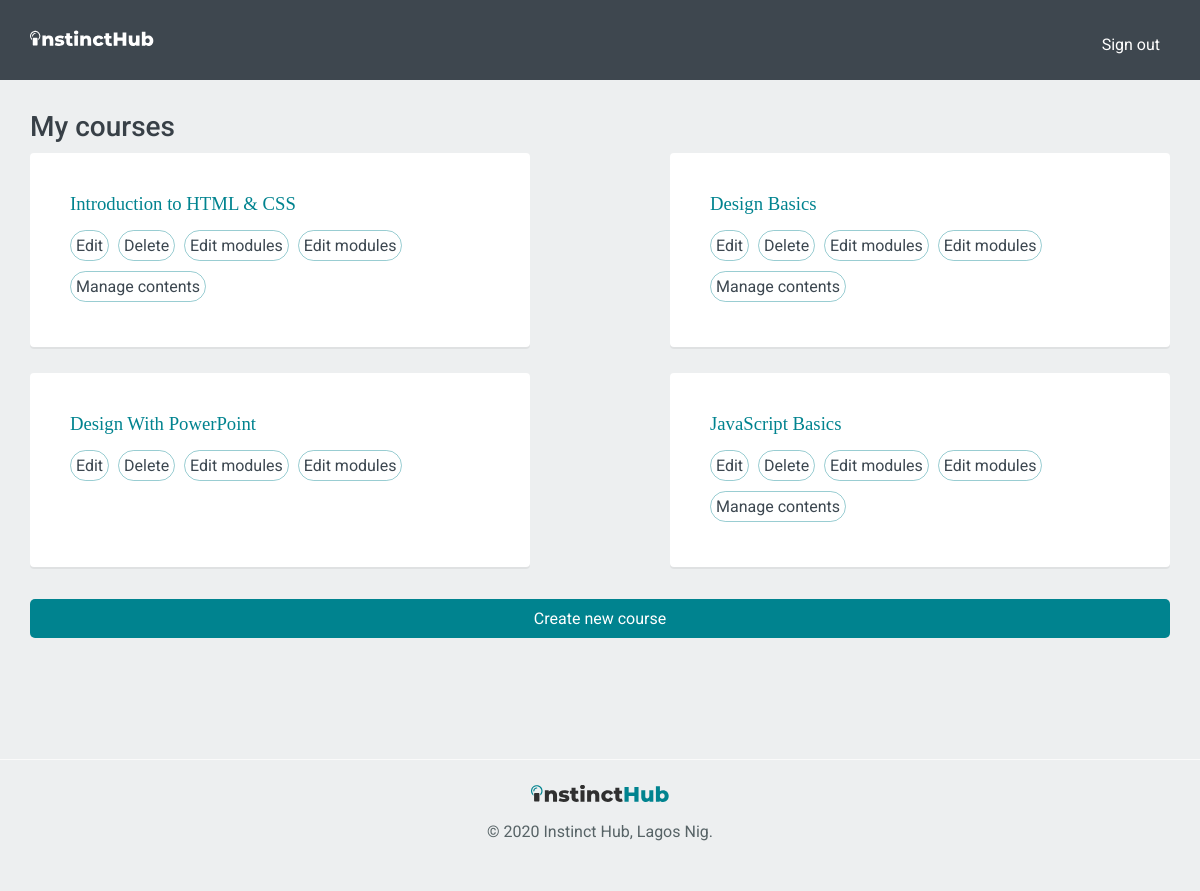
The page /course/mine/ (signed in) on the database its author committed.
### courses/models.py (models this page shows, shortened)
class Course(models.Model):
    owner = models.ForeignKey(User,
                              related_name='courses_created',
                              on_delete=models.CASCADE)
    students = models.ManyToManyField(User,
                                      related_name='courses_joined',
                                      blank=True)
    subject = models.ForeignKey(Subject,
                                      related_name='courses',
                                      on_delete=models.CASCADE)
    title = models.CharField(max_length=200)
    slug = models.SlugField(max_length=200, unique=True)
    overview = models.TextField()
    cover_img = models.ImageField(upload_to='coverImage')
    created = models.DateTimeField(auto_now_add=True)
    class Meta:
        ordering = ['-created']

### courses/views.py (the view)
class ManageCourseListView(OwnerCourseMixin, ListView):
    template_name = 'courses/manage/course/list.html'

### courses/views.py (called while the page is built)
    def get_queryset(self):
        qs = super(OwnerMixin, self).get_queryset()
        return qs.filter(owner=self.request.user)

### courses/templates/courses/manage/course/list.html (shortened to what this page needs)
{% extends "base.html" %}
{% block content %}
  <div class="info_list ">
    <h1>My courses</h1>
      <div>
      {% for course in object_list %}
        <ul class="box">
          <h3>{{ course.title }}</h3>
          <li><a href="{% url "course_edit" course.id %}">Edit</a></li>
          <li><a href="{% url "course_delete" course.id %}">Delete</a></li>
          <li><a href="{% url "course_module_update" course.id %}">Edit modules</a></li>
          <li><a href="{% url "course_module_update" course.id %}">Edit modules</a></li>
      {% if course.modules.count > 0 %}
          <li><a href="{% url "module_content_list" course.modules.first.id %}">Manage contents</a></li>
      {% endif %}
          </ul>
      {% empty %}
      <p>You haven't created any courses yet.</p>
    {% endfor %}
      </div>
    <p class="button">
      <a href="{% url "course_create" %}" >Create new course</a>
    </p>
  </div>
{% endblock %}

### static/css/base.css (style rules this page uses)
*, *:before, *:after { box-sizing: border-box; }
:root { --primary-color-blue: #00838F; --primary-color-green: #00838f; --main-bg-color-dark: #3C4750; --main-bg-color: #edeff0; --color-white: #fff; --main-txt-color: #576366; --main-padding: 15px; }
body { margin:0; font-family: GothamRounded-Book, Roboto; color: var(--main-txt-color); background-color: var(--main-bg-color); transition: padding-top 600ms 0s ease; }
h1, h2, h3, h4, h5, h6 { color: #384047; display: block; font-weight: 500; margin: 0; text-rendering: optimizeLegibility; }
h1 { font-size: 28px; }
a { text-decoration: none; cursor: pointer; transition: color 300ms 0s ease; color: var(--main-bg-color-dark) }
li { list-style: none; }
.box { -webkit-animation: panel-fade-up 0.4s ease; -moz-animation: panel-fade-up 0.4s ease; animation: panel-fade-up 0.4s ease; position: relative; background-color: var(--color-white); box-shadow: 0 2px 0 rgba(0,0,0,0.06); border-radius: 4px; }
.box:before, .box:after { content: " "; display: table; }
.info_list .box { padding: 40px; margin-top: 10px; }
.info_list h3 { font-family: GothamRounded-Medium; margin-bottom: 10px; color: var(--primary-color-green); }
.info_list .button { text-align: center; background-color: var(--primary-color-green); padding: 10px; border-radius: 5px; }
.button a { color: var(--color-white); }
.info_list div .box li { display: inline-block; border: 1px solid rgba(0,131,143,0.4); border-radius: 50px; padding: 5px; margin: 5px 5px 5px 0; }
@media screen and (min-width: 768px) { .info_list div .box { width: 45%; max-width: 500px; } }
@media screen and (min-width: 768px) { .info_list div { display: flex; flex-wrap: wrap; justify-content: space-between; } }
@media screen and (min-width: 768px) { .info_list .button { margin-bottom: 8%; } }

### rows shown on the page
Course: title "Introduction to HTML & CSS", shows "Manage contents"
Course: title "Design Basics", shows "Manage contents"
Course: title "Design With PowerPoint"
Course: title "JavaScript Basics", shows "Manage contents"
